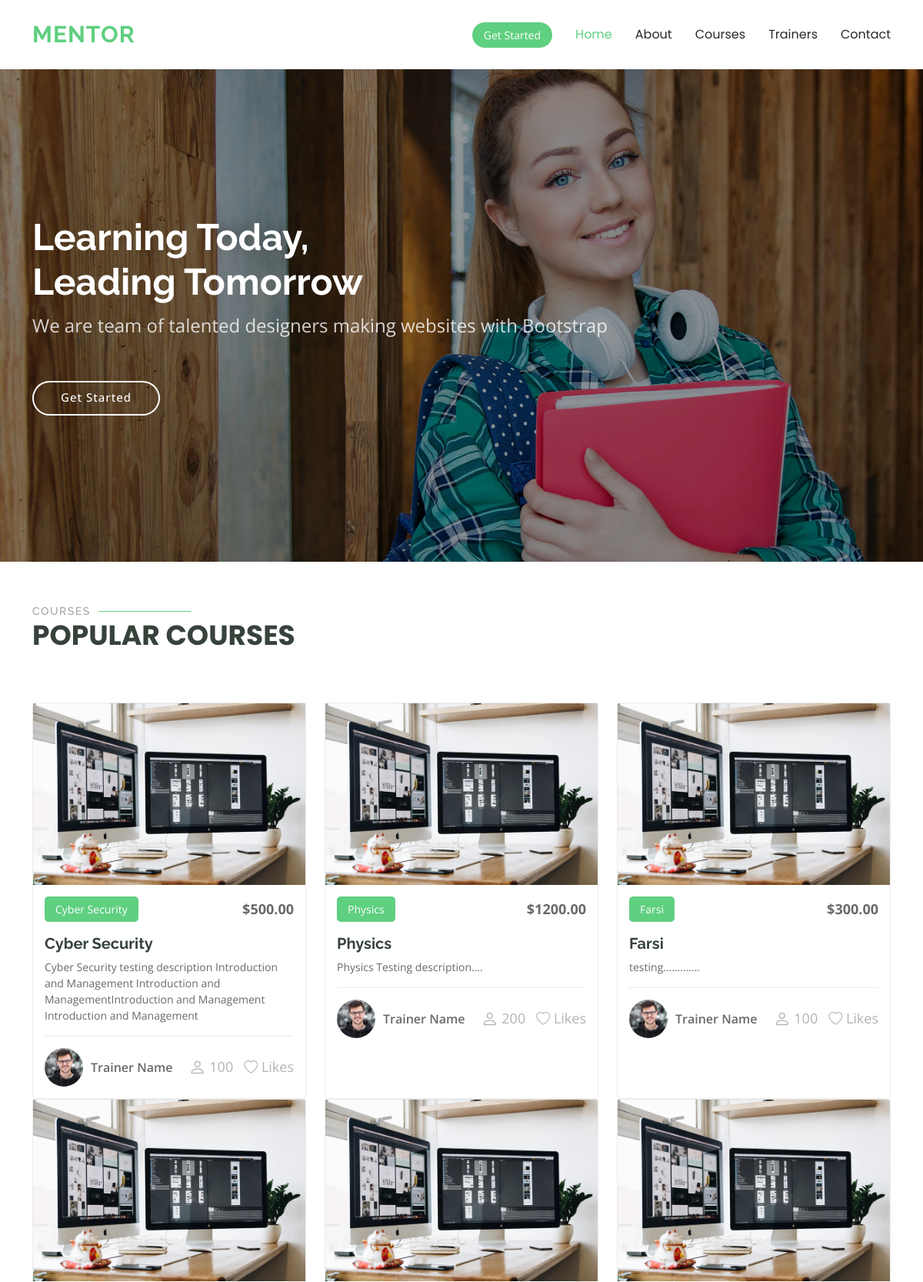
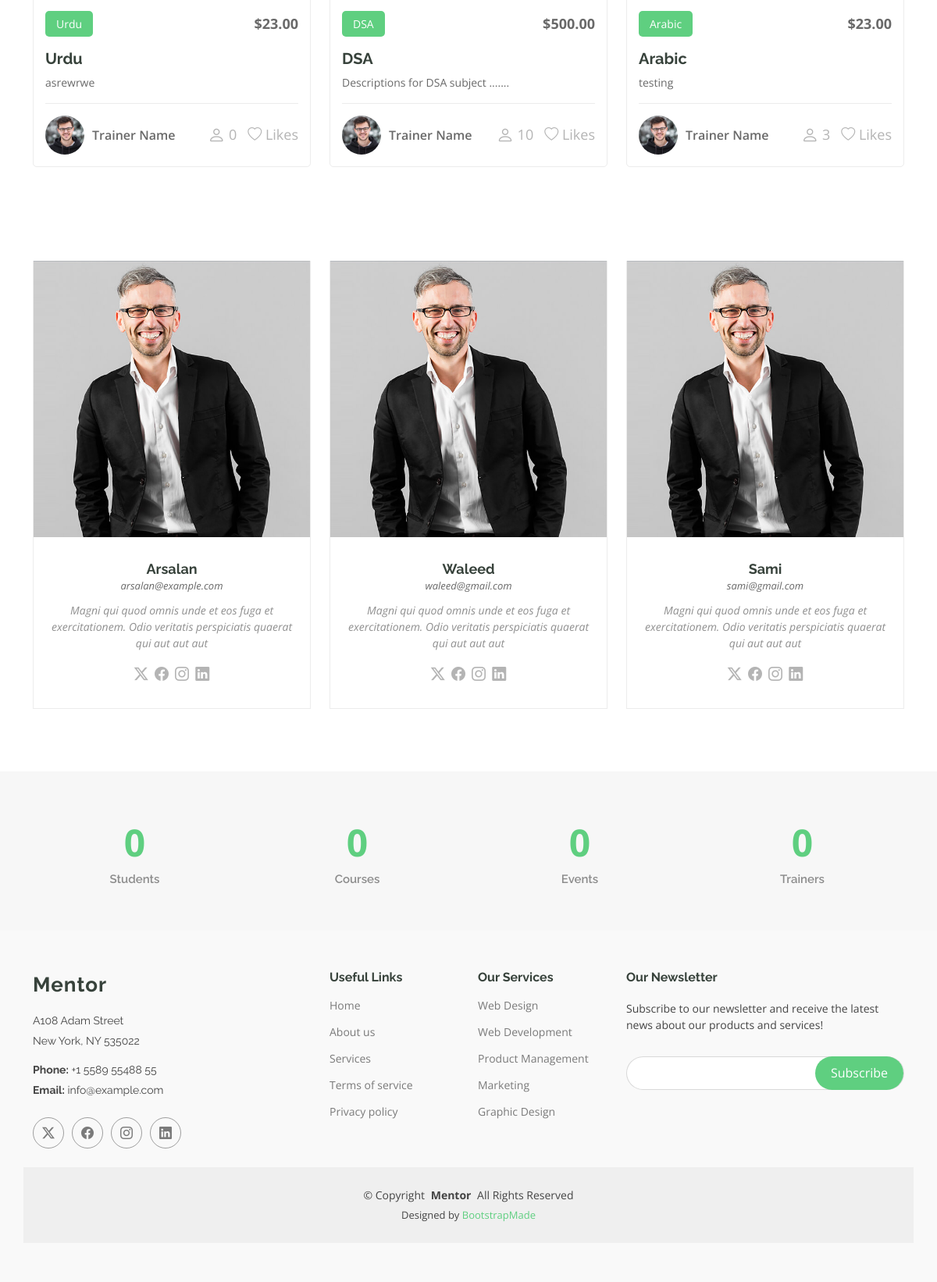
The page / on the database its author committed (2 pictures, top to bottom).
### tables this page shows
CREATE TABLE `courses` (
  `id` int(11) NOT NULL,
  `title` varchar(255) DEFAULT NULL,
  `description` text DEFAULT NULL,
  `fee` decimal(10,2) DEFAULT NULL,
  `available_seat` int(11) DEFAULT NULL,
  `start_date` date DEFAULT NULL,
  `end_date` date DEFAULT NULL,
  `created_at` timestamp NOT NULL DEFAULT current_timestamp(),
  `updated_at` timestamp NOT NULL DEFAULT current_timestamp() ON UPDATE current_timestamp(),
  `deleted_at` timestamp NULL DEFAULT NULL
);

CREATE TABLE `instructors` (
  `id` int(11) NOT NULL,
  `user_id` int(11) DEFAULT NULL,
  `created_at` timestamp NOT NULL DEFAULT current_timestamp(),
  `updated_at` timestamp NOT NULL DEFAULT current_timestamp() ON UPDATE current_timestamp(),
  `deleted_at` timestamp NULL DEFAULT NULL
);

CREATE TABLE `users` (
  `id` int(11) NOT NULL,
  `name` varchar(255) DEFAULT NULL,
  `email` varchar(255) DEFAULT NULL,
  `password` varchar(255) DEFAULT NULL,
  `role_id` int(11) DEFAULT NULL,
  `created_at` timestamp NOT NULL DEFAULT current_timestamp(),
  `updated_at` timestamp NOT NULL DEFAULT current_timestamp() ON UPDATE current_timestamp(),
  `deleted_at` timestamp NULL DEFAULT NULL
);

### Core/functions.php (called while the page is built, shortened)
<?php
function base_path($path)
{
    return BASE_PATH . $path;
}
function view($path, $attributes = [])
{
    extract($attributes);
    require base_path('views/' . $path);
}

### Http/Controllers/Frontend/FrontendController.php (called while the page is built, shortened)
<?php
class FrontendController
{
    public function index()
    {
        $courseModel = new Course();
        $instructorModel = new Instructor();
        $courses = $courseModel->getAllCourses();
        $instructors = $instructorModel->getAllInstructors();
        view('frontend/index.view.php', ['courses' => $courses, 'instructors' => $instructors]);
    }
}

### public/index.php (called while the page is built, shortened)
<?php
require BASE_PATH.'Core/functions.php';
spl_autoload_register(function($class)
{
    $class = str_replace('\\', DIRECTORY_SEPARATOR, $class);
});
require base_path('bootstrap.php');
$router = new \Core\Router();
$uri = parse_url($_SERVER['REQUEST_URI'])['path'];
$method = $_POST['_method'] ?? $_SERVER['REQUEST_METHOD'];
$router->route($uri, $method);

### Core/App.php (called while the page is built, shortened)
<?php
class App
{
    protected static $container;
    public static function setContainer($contaier)
    {
        static::$container = $contaier;
    }
    public static function container()
    {
        return static::$container;
    }
    public static function resolve($key) {
        return static::container()->resolve($key);
    }
}

### Core/Container.php (called while the page is built, shortened)
<?php
class Container
{
    protected $bindings = [];
    public function bind($key, $resolver)
    {
        $this->bindings[$key] = $resolver;
    }
    public function resolve($key)
    {
        $resolver = $this->bindings[$key];
        return call_user_func($resolver);
    }
}

### config.php (called while the page is built)
<?php
return [
    'database' => [
        'host' => 'localhost',
        'port' => '3306',
        'dbname' => 'learning-management-system',
        'charset' => 'utf8mb4',
    ]
];

### bootstrap.php (called while the page is built, shortened)
<?php
$container = new Container();
$container->bind('Core\Database', function () {
    $config = require base_path('config.php');
    return new Database($config['database']);
});

### Core/Database.php (called while the page is built, shortened)
<?php
class Database
{
    public function __construct($config, $username = 'root', $password = '')
    {
        $dsn = 'mysql:' . http_build_query($config, '', ';');
        $this->connection = new PDO($dsn, $username, $password, [PDO::ATTR_DEFAULT_FETCH_MODE => PDO::FETCH_ASSOC]);
    }
}

### Http/Models/Course.php (called while the page is built, shortened)
<?php
class Course
{
    protected $db;
    public function __construct()
    {
        $this->db = App::resolve(Database::class);
    }
    public function getAllCourses()
    {
        $sql = 'SELECT * FROM courses';
        $statement = $this->db->connection->prepare($sql);
        $statement->execute();
        return $statement->fetchAll(\PDO::FETCH_ASSOC);
    }
}

### Http/Models/Instructor.php (called while the page is built, shortened)
<?php
class Instructor
{
    protected $db;
    public function __construct()
    {
        $this->db = App::resolve(Database::class);
    }
    public function getAllInstructors($active = true)
    {
        $activeCondition = $active ? 'IS NULL' : 'IS NOT NULL';
        $sql = 'SELECT i.*, u.name, u.email FROM instructors AS i
            JOIN users AS u ON i.user_id = u.id
            WHERE u.role_id = 2 AND i.deleted_at ' . $activeCondition;
        $statement = $this->db->connection->prepare($sql);
        $statement->execute();
        return $statement->fetchAll(\PDO::FETCH_ASSOC);
    }
}

### views/frontend/index.view.php (the view, shortened to what this page needs)
<?php require base_path('views/frontend/partials/head.php') ?>
<?php require base_path('views/frontend/partials/header.php') ?>
<main class="main">
    <section id="hero" class="hero section">
        <img src="frontend/assets/img/hero-bg.jpg" alt="" data-aos="fade-in">
        <div class="container">
            <h2 data-aos="fade-up" data-aos-delay="100">Learning Today,<br>Leading Tomorrow</h2>
            <p data-aos="fade-up" data-aos-delay="200">We are team of talented designers making websites with Bootstrap</p>
            <div class="d-flex mt-4" data-aos="fade-up" data-aos-delay="300">
                <a href="courses.html" class="btn-get-started">Get Started</a>
            </div>
        </div>
    </section>
    <section id="courses" class="courses section">
        <div class="container section-title" data-aos="fade-up">
            <h2>Courses</h2>
            <p>Popular Courses</p>
        </div>
        <div class="container">
            <div class="row">
                <?php foreach ($courses as $course) : ?>
                    <div class="col-lg-4 col-md-6 d-flex align-items-stretch" data-aos="zoom-in" data-aos-delay="100">
                        <div class="course-item">
                            <img src="frontend/assets/img/course-1.jpg" class="img-fluid" alt="...">
                            <div class="course-content">
                                <div class="d-flex justify-content-between align-items-center mb-3">
                                    <p class="category"><?= htmlspecialchars($course['title']); ?></p>
                                    <p class="price">$<?= htmlspecialchars($course['fee']); ?></p>
                                </div>
                                <h3><a href="/course-show/<?= $course['id']; ?>"><?= htmlspecialchars($course['title']); ?></a></h3>
                                <p class="description"><?= htmlspecialchars($course['description']); ?></p>
                                <div class="trainer d-flex justify-content-between align-items-center">
                                    <div class="trainer-profile d-flex align-items-center">
                                        <img src="frontend/assets/img/trainers/trainer-1-2.jpg" class="img-fluid" alt="">
                                        <a href="" class="trainer-link">Trainer Name</a>
                                    </div>
                                    <div class="trainer-rank d-flex align-items-center">
                                        <i class="bi bi-person user-icon"></i>&nbsp;<?= htmlspecialchars($course['available_seat']); ?>
                                        <i class="bi bi-heart heart-icon"></i>&nbsp;Likes
                                    </div>
                                </div>
                            </div>
                        </div>
                    </div>
                <?php endforeach; ?>
            </div>
        </div>
    </section>
    <section id="trainers-index" class="section trainers-index">
        <div class="container">
            <div class="row">
            <?php foreach ($instructors as $instructors) : ?>
                <div class="col-lg-4 col-md-6 d-flex" data-aos="fade-up" data-aos-delay="100">
                    <div class="member">
                        <img src="frontend/assets/img/trainers/trainer-1.jpg" class="img-fluid" alt="">
                        <div class="member-content">
                            <h4><?= htmlspecialchars($instructors['name']); ?></h4>
                            <span><?= htmlspecialchars($instructors['email']); ?></span>
                            <p>
                                Magni qui quod omnis unde et eos fuga et exercitationem. Odio veritatis perspiciatis quaerat qui aut aut aut
                            </p>
                            <div class="social">
                                <a href=""><i class="bi bi-twitter-x"></i></a>
                                <a href=""><i class="bi bi-facebook"></i></a>
                                <a href=""><i class="bi bi-instagram"></i></a>
                                <a href=""><i class="bi bi-linkedin"></i></a>
                            </div>
                        </div>
                    </div>
                </div>
                <?php endforeach; ?>
            </div>
        </div>
    </section>
    <section id="counts" class="section counts">
        <div class="container" data-aos="fade-up" data-aos-delay="100">
            <div class="row gy-4">
                <div class="col-lg-3 col-md-6">
                    <div class="stats-item text-center w-100 h-100">
                        <span data-purecounter-start="0" data-purecounter-end="1232" data-purecounter-duration="1" class="purecounter"></span>
                        <p>Students</p>
                    </div>
                </div>
                <div class="col-lg-3 col-md-6">
                    <div class="stats-item text-center w-100 h-100">
                        <span data-purecounter-start="0" data-purecounter-end="64" data-purecounter-duration="1" class="purecounter"></span>
                        <p>Courses</p>
                    </div>
                </div>
                <div class="col-lg-3 col-md-6">
                    <div class="stats-item text-center w-100 h-100">
                        <span data-purecounter-start="0" data-purecounter-end="42" data-purecounter-duration="1" class="purecounter"></span>
                        <p>Events</p>
                    </div>
                </div>
                <div class="col-lg-3 col-md-6">
                    <div class="stats-item text-center w-100 h-100">
                        <span data-purecounter-start="0" data-purecounter-end="24" data-purecounter-duration="1" class="purecounter"></span>
                        <p>Trainers</p>
                    </div>
                </div>
            </div>
        </div>
    </section>
</main>
<?php require base_path('views/frontend/partials/footer.php') ?>

### Core/Router.php (shortened to what this page needs)
<?php
class Router
{
    protected $routes = [];
    public function add($method, $uri, $controller)
    {
        $this->routes[] = [
            'uri' => $uri,
            'controller' => $controller,
            'method' => $method,
            'middleware' => ''
        ];
        return $this;
    }
    public function only($key)
    {
        $this->routes[array_key_last($this->routes)]['middleware'] = $key;
        return $this;
    }
    public function route($uri, $method)
    {
        foreach ($this->routes as $route) {
            if ($this->match($route['uri'], $uri) && $route['method'] === strtoupper($method)) {
                $params = $this->extractParams($route['uri'], $uri);
                return $this->callController($route['controller'], $params);
            }
        }
    }
    protected function match($routeUri, $requestUri)
    {
        $routePattern = preg_replace('/\{[a-zA-Z0-9_]+\}/', '([a-zA-Z0-9_]+)', $routeUri);
        return preg_match('#^' . $routePattern . '$#', $requestUri);
    }
    protected function extractParams($routeUri, $requestUri)
    {
        $routePattern = preg_replace('/\{[a-zA-Z0-9_]+\}/', '([a-zA-Z0-9_]+)', $routeUri);
        preg_match('#^' . $routePattern . '$#', $requestUri, $matches);
        array_shift($matches);
        return $matches;
    }
    protected function callController($controller, $params = [])
    {
        [$controller, $method] = explode('@', $controller);
        $controller = "Http\\Controllers\\{$controller}";
        if (class_exists($controller)) {
            $controllerInstance = new $controller;
            if (method_exists($controllerInstance, $method)) {
                return call_user_func_array([$controllerInstance, $method], $params);
            }
        }
        throw new \Exception("Controller or method not found");
    }
}

### rows shown on the page
courses: title "Cyber Security", fee "500.00", description "Cyber Security testing description Introduction and Management Introduction and ManagementIntroduction and Management Introduction and Management", available_seat "100"
courses: title "Physics", fee "1200.00", description "Physics Testing description....", available_seat "200"
courses: title "Farsi", fee "300.00", description "testing.............", available_seat "100"
courses: title "Urdu", fee "23.00", description "asrewrwe", available_seat "0"
courses: title "DSA", fee "500.00", description "Descriptions for DSA subject .......", available_seat "10"
courses: title "Arabic", fee "23.00", description "testing", available_seat "3"
instructors: user.name "Arsalan", user.email "arsalan@example.com"
instructors: user.name "Waleed", user.email "waleed@gmail.com"
instructors: user.name "Sami", user.email "sami@gmail.com"
